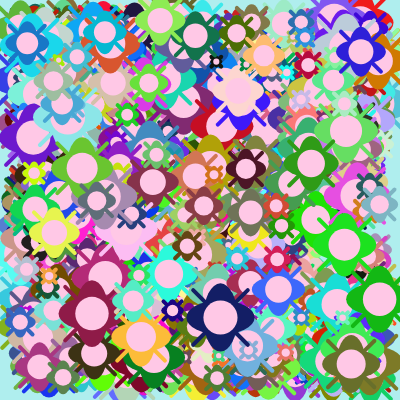
Frame 1 (no input)
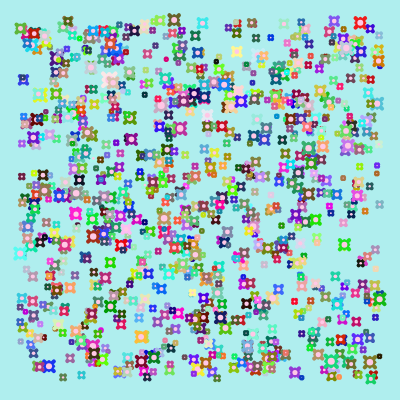
Frame 60 (no input)
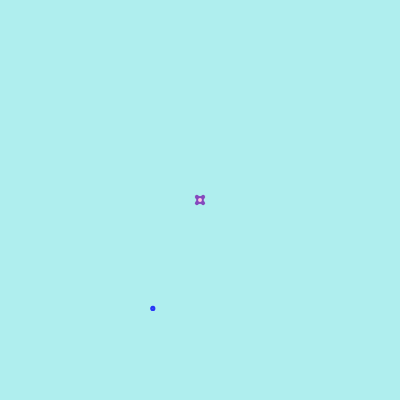
Frame 120 (the mouse pressed at the canvas centre since frame 60)

The p5.js sketch that drew these frames (run headless with seeded random() and noise() and a simulated clock; from frame 60 on, the mouse is pressed at the canvas centre):

// p5.js sketch
// ── sketch.js
let flowers = [];

function setup() {
  createCanvas(400, 400);
  flowerPower(1000);
}

function draw() {
  background(175,238,238);
  updateAndDrawFlowers();
}

function mousePressed() {
  let flower = createFlower();

  flower.x = mouseX;
  flower.y = mouseY;

  flowers.push(flower);
}

function updateAndDrawFlowers() {
  for (let flower of flowers) {
    drawFlower(flower);

    //wilting effect
    let reduceAmnt = int(random(1, 6));
    flower.size *= (1.00 - reduceAmnt / 100);

    //reduce lifespan
    flower.lifespan -= reduceAmnt;

    if (flower.lifespan <= 0) {
      let i = flowers.indexOf(flower);
      flowers.splice(i, 1);
    }
  }
}

function flowerPower(numFlowers) {
  for(let i = 0; i < numFlowers; i += 1) {
    let flower1 = createFlower();

    //add flower to flowers array
    flowers.push(flower1);
  }
}

function createFlower() {
  let flower = {
    x: random(20, 380),
    y: random(20, 380),
    size: random(10,70),
    lifespan: random(255, 300),
    color: color(random(255), random(255), random(255)),
  };

  return flower;
}

function drawFlower(flower) {
  //petals
  stroke(flower.color);
  strokeWeight(4);
  let petalOffset = flower.size/2.5;
  line(flower.x - petalOffset, flower.y  - petalOffset, flower.x + petalOffset, flower.y +petalOffset);
  line(flower.x - petalOffset, flower.y  + petalOffset, flower.x + petalOffset, flower.y - petalOffset);

  noStroke();
  fill(flower.color);
  ellipse(flower.x, flower.y, flower.size/2, flower.size);
  ellipse(flower.x, flower.y, flower.size, flower.size/2);

  //center
  fill(255,200,230);
  circle(flower.x, flower.y, flower.size / 2);
}
